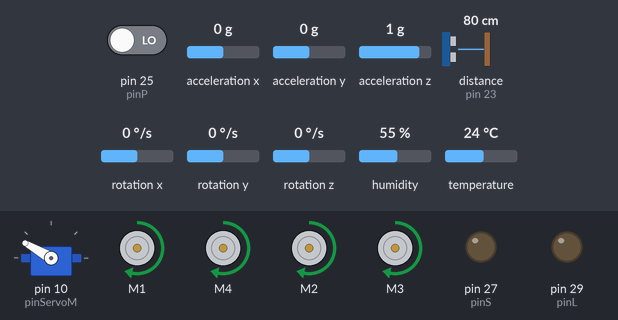
A sketch run on a simulated Arduino Mega 2560, built with avr-gcc and run on an emulated ATmega2560. Parts: servo, 4 × DC motor (green arrow = forward, orange = backward, longer = faster), output pins drawn as LEDs (lit = HIGH). Inputs (shaded band) come from the test bench; at power-on: distance to the obstacle (sensor on pin 23) 80 cm, rotation z 0 °/s, pin 25 (pinP) LOW, acceleration x 0 g, acceleration y 0 g, acceleration z 1 g, rotation x 0 °/s, rotation y 0 °/s, humidity 55 %, temperature 24 °C. The echo pulse lasts 58.3 µs per cm.

Above: at 8.8 s.
8.9 s: distance to the obstacle (sensor on pin 23) set to 23 cm
10.4 s: distance to the obstacle (sensor on pin 23) set to 19 cm
At 12.1 s:
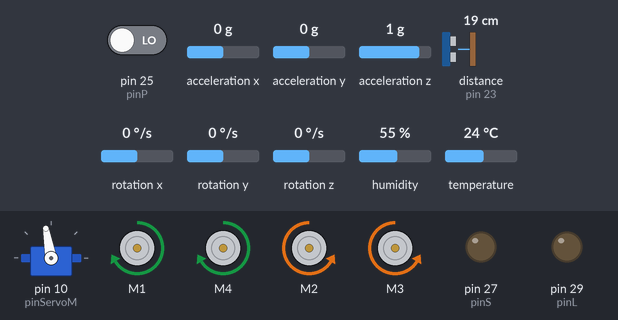
12.9 s: rotation z set to 192 °/s
At 14.1 s:
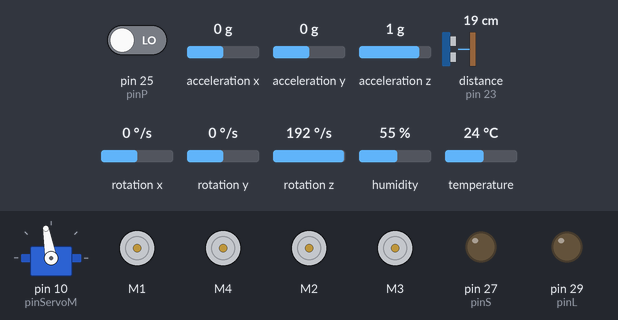
14.8 s: distance to the obstacle (sensor on pin 23) set to 35 cm
At 16.7 s:
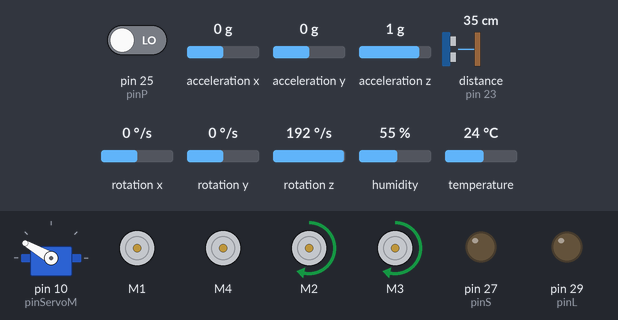
17.8 s: pin 25 (pinP) driven HIGH
At 18.1 s:
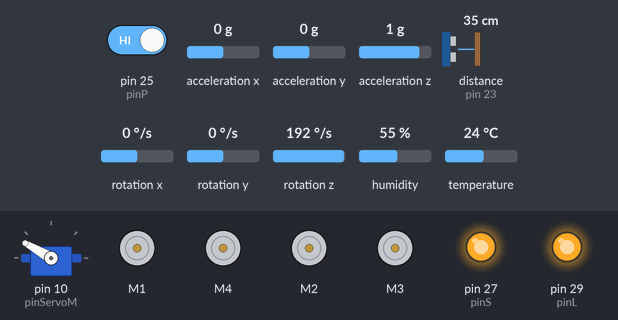
19.3 s: distance to the obstacle (sensor on pin 23) set to 2 cm
At 20.6 s:
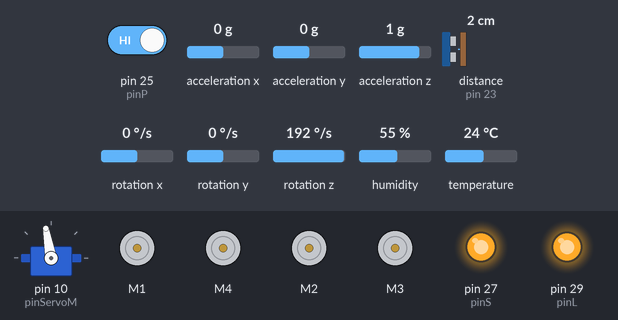
Timing chart, 0 to 21.8 s (numbered marks = the images above; inputs shaded):
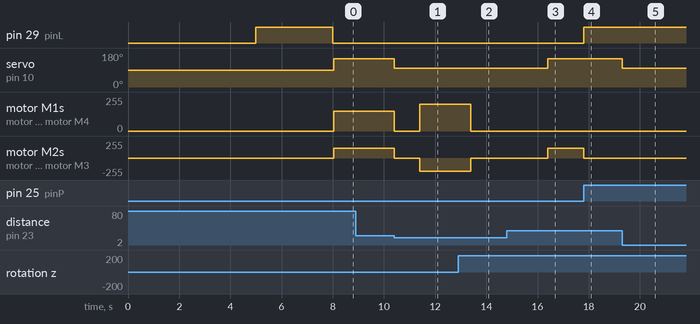

Measured:
- the behaviour switches between 21 and 20 cm on distance to the obstacle (sensor on pin 23) (found by bisection; images 0 and 1)
- after the input at 8.9 s, every drawn part: stays the same
- after the input at 10.4 s, servo on pin 10 (pinServoM): 150° → 100° at once; motor M1, motor M4: forward 150/255 → stopped at once, → forward 200/255 1.0 s later; motor M2, motor M3: forward 150/255 → stopped at once, → backward 200/255 1.0 s later
- after the input at 12.9 s, motor M1, motor M4: forward 200/255 → stopped after 0.48 s; motor M2, motor M3: backward 200/255 → stopped after 0.48 s
- after the input at 14.8 s, servo on pin 10 (pinServoM): 100° → 150° after 1.6 s; motor M2, motor M3: stopped → forward 150/255 after 1.6 s
- after the input at 17.8 s, pin 27 (pinS), pin 29 (pinL): LOW → HIGH at once; motor M2, motor M3: forward 150/255 → stopped at once
- after the input at 19.3 s, servo on pin 10 (pinServoM): 150° → 100° at once

The sketch:

noSnow4_4.ino
```cpp
/*
  Το προγραμμα για το αποχιονιστικό μηχάνημα που έχει συνδεδεμένους τους 4 κινητήρες σε διαφορετικές θέσεις στον οδηγό
*/

//Εισάγουμε όλες τις βιβλιοθήκες που θα χρειαστούμε. Μπορούμε να πάμε στα προγράμματα δοκιμών και να
//αντιγράψουμε τις εντολές #include από εκεί
#include <dht.h>            //Αισθητήρας θερμοκρασίας DHT11
#include <NewPing.h>        //Αισθητήρας απόστασης υπέρηχων
#include <MPU6050_tockn.h>  //Μονάδα IMU (γυροσκόπιο)
#include <Wire.h>           //Βοηθητική για την μονάδα IMU
#include <AFMotor.h>        //Οδηγός των κινητήρων για τις ρόδες
#include <Servo.h>          //Servo κινητήρες για μαχαίρι και διασκορπιστή αλατιού
#include <Stepper.h>        //Βηματικός κινητήρας για μεταφορά αλατιού

//Ορίζουμε τα pin στα οποία έχουμε συνδέσει τις μονάδες σαν σταθερές με την εντολή define
//Έτσι αντί να χρησιμοποιούμε πλέον τους αριθμούς των pin στο πρόγραμμα μας θα χρησιμοποιούμε
//τα ονόματα που δίνουμε παρακάτω. Μπορούμε να πάμε στα προγράμματα δοκιμών και να
//αντιγράψουμε τις εντολές #define από εκεί
#define pinT A14      //Αισθητήρας θερμοκρασίας DHT11 είναι στο pin Α14
#define pinR A15      //Αισθητήρας βροχής είναι στο pin Α15
#define pinD 23       //Αισθητήρας απόστασης είναι στο pin 23
#define pinP 25       //Αισθητήρας PIR είναι στο pin 25
#define pinS 27       //To ηχείο είναι στο pin 27
#define pinL 29       //To φως είναι στο pin 29
#define pinServoM 10  //To Servo του μαχαιριού είναι τοποθετημένο στην θέση SERVO2 του οδηγού που αντιστοιχεί στο digital pin 10
#define pinServoA 9   //To Servo της αλατιέρας είναι τοποθετημένο στην θέση SERVO1 του οδηγού που αντιστοιχεί στο digital pin 9

//Δημιουργούμε αντικείμενα - μεταβλητές, τα οποία έχουν τις δικές τους συναρτήσεις
//Μπορούμε να πάμε στα προγράμματα δοκιμών και να αντιγράψουμε τις δηλώσεις αντικειμένων από εκεί
Servo front;                            //Κινητήρας servo που ελέγχει το μαχαίρι
Servo back;                             //Κινητήρας servo που ελέγχει τον διασκορπιστή αλατιού
Stepper salt(1019, 35, 37, 39, 41);     //Κινητήρας βηματικός που ελέγχει τον κοχλία μεταφοράς αλατιού. Δηλώνουμε τα βήματα (1019) και σε ποια pin είναι συνδεδεμένος
dht DHT;                                //Μονάδα αισθητήρα θερμοκρασίας
MPU6050 imu(Wire);                      //Μονάδα IMU
NewPing sonar(pinD, pinD, 400);         //Μονάδα αισθητήρα απόστασης υπέρηχων. Δηλώνουμε σε ποιο pin είναι τα TRIG και ECHO (στο ίδιο pin) καθώς και το μέγιστο όριο απόστασης

//Δηλώνουμε τους 4 κινητήρες του οχήματος σε ποιες θέσεις είναι τοποθετημένα
//Μπορούμε να πάμε στα προγράμματα δοκιμών και να αντιγράψουμε τις εντολές από εκεί
AF_DCMotor motorFR(1);   //Ονομάζουμε motorFR τον κινητήρα που είναι στην θέση 1 του οδηγού κινητήρων και είναι στο μπροστά δεξί μέρος
AF_DCMotor motorFL(2);   //Ονομάζουμε motorFL τον κινητήρα που είναι στην θέση 2 του οδηγού κινητήρων και είναι στο μπροστά αριστερό μέρος
AF_DCMotor motorBL(3);   //Ονομάζουμε motorΒL τον κινητήρα που είναι στην θέση 3 του οδηγού κινητήρων και είναι στο πίσω αριστερό μέρος
AF_DCMotor motorBR(4);   //Ονομάζουμε motorBR τον κινητήρα που είναι στην θέση 4 του οδηγού κινητήρων και είναι στο πίσω δεξί μέρος

//Μεταβλητές που θα χρειαστούμε. Μπορούμε να πάμε στα προγράμματα δοκιμών και να
//αντιγράψουμε τις μεταβλητές από εκεί
int pir;                //Εδώ θα διαβάζουμε την τωρινή τιμή από τον αισθητήρα PIR
float cm;               //Εδώ θα διαβάζουμε την τιμή από τον αισθητήρα απόστασης σε εκατοστά
float rain;             //Εδώ θα διαβάζουμε την τιμή του αισθητήρα βροχής/χιονιού
float temp;             //Εδώ θα διαβάζουμε την τιμή του αισθητήρα θερμοκρασίας
float mZ;               //Εδώ θα κρατάμε τις μοίρες περιστροφής γύρω από τον άξονα Ζ από την μονάδα IMU
boolean ice = false;    //Μεταβλητή θα παίρνει 2 τιμές, False αν δεν έχει πάγο και true αν έχει πάγο


//Η συνάρτηση start κάνει την αρχικοποίηση του οχήματος μας
//Θα πρέπει να ενεργοποιήσουμε το γυροσκόπιο και να σηκώσουμε το μαχαίρι
void start() {
  delay(5000);                  //Περιμένουμε 5 δευτερόλεπτα για να τοποθετήσουμε το όχημα
  digitalWrite(pinL,HIGH);      //Ανάβουμε το φως
  Wire.begin();                 //Ξεκινάμε τις βιβλιοθήκες της μονάδα imu
  imu.begin();                  //Ξεκινάμε τις βιβλιοθήκες της μονάδα imu
  imu.calcGyroOffsets(true);    //Ζητάμε από την μονάδα να κάνει την αρχική ρύθμιση (θέλει 3 δευτερόλεπτα)
  digitalWrite(pinL,LOW);       //Μόλις η ρύθμιση τελειώσει σβήνουμε το φως.
  front.attach(pinServoM);      //Ενεργοποιώ τον κινητήρα servo του μαχαιριού
  front.write(100);             //Ανεβάζω το μαχαίρι ;
}

//Η συνάρτηση checkIce θα ελέγχει τις συνθήκες θερμοκρασίας και βροόπτωσης/χιονόπτωσης και
//αν αυτές είναι τέτοιες ώστε να υπάρχει πάγος θα κάνει την μεταβλητή ice true αλλιώς θα την κάνει false
void checkIce() {
  DHT.read11(pinT);                           //Διαβάζουμε τις τιμές από τον αισθητήρα θερμοκρασίας
  temp = DHT.temperature;                     //Παίρνουμε την θερμοκρασία στην μεταβλητή temp
  rain = map(analogRead(pinR),0,1023,100,0);  //Παίρνουμε την τιμή της βροχόπτωσης/χιονόπτωσης
  if (temp < 0 && rain > 50) {                //Αν η θερμοκρασίας είναι κάτω από 0 και υπάρχει βροόπτωση/χιονόπτωση πάνω από 50% τότε
    ice = true;                               //Κάνω την μεταβλητή του πάγου σε true
  } else {                                    //Αλλιώς
    ice = false;                              //Κάνω την μεταβλητή του πάγου σε false
  }
}

//Η συνάρτηση checkPir ελέγχει αν υπάρχει κίνηση ανθρώπων μπροστά από το όχημα και το σταματάει εκπέμποντας προειδοποιητικό ήχο και φως
void checkPir() {
  pir = digitalRead(pinP);      //Διαβάζω την τιμή του αισθητήρα PIR
  if (pir == HIGH) {            //Αν υπάρχει κίνηση
    motorFR.run(RELEASE);       //Απενεργοποιώ τους κινητήρες
    motorBR.run(RELEASE);       //Απενεργοποιώ τους κινητήρες
    motorFL.run(RELEASE);       //Απενεργοποιώ τους κινητήρες
    motorBL.run(RELEASE);       //Απενεργοποιώ τους κινητήρες
    digitalWrite(pinL,HIGH);    //Ανάβω το φως
    digitalWrite(pinS,HIGH);    //Ανοίγω το ηχείο
  } else {                      //Αλλιώς αν δεν υπάρχει κίνηση
    digitalWrite(pinL,LOW);     //Κλείνω το φως
    digitalWrite(pinS,LOW);   //Κλείνω το ηχείο
    motorFR.run(FORWARD);       //Ενεργοποιώ τους κινητήρες
    motorBR.run(FORWARD);       //Ενεργοποιώ τους κινητήρες
    motorFL.run(FORWARD);       //Ενεργοποιώ τους κινητήρες
    motorBL.run(FORWARD);       //Ενεργοποιώ τους κινητήρες
  }
}

//Η συνάρτηση drive οδηγεί το όχημα σε ευθεία στις μοίρες m που θέλουμε
//Έτσι αν το όχημα μας κινείται μπροστά θα την γράψουμε ως drive(0), ενώ αν επιστρέφει
//θα την γράψουμε ως drive(180)
void drive(float m) {
  front.write(150);             //Κατεβάζω το μαχαίρι
  motorFR.run(FORWARD);         //Ενεργοποιώ τους κινητήρες
  motorBR.run(FORWARD);         //Ενεργοποιώ τους κινητήρες
  motorFL.run(FORWARD);         //Ενεργοποιώ τους κινητήρες
  motorBL.run(FORWARD);         //Ενεργοποιώ τους κινητήρες
  cm = sonar.ping_cm();         //Παίρνουμε την απόσταση του τοίχου από τον αισθητήρα υπερήχων
  while (cm > 20 || cm == 0) {  //Όσο η απόσταση από τον τοίχο είναι μεγαλύτερη από 20 εκατοστά ή είναι μηδενική (μπορεί να μας δίνει τέτοια τιμή ο αισθητήρας αν δεν υπάρχει εμπόδιο κοντά
    checkPir();                 //Καλούμε τη συνάρτηση που ελέγχει για ανθρώπους
    if (ice == true) {          //Αν υπάρχει πάγος τότε
      salt.setSpeed(6);         //Ορίζω την ταχύτητα του κοχλία αλατιού σε 6 rpm
      salt.step(1);             //Περιστρέφω τον κοχλία της αλατιέρας για 1 βήμα
    }
    imu.update();               //Ανανεώνουμε τις τιμές του γυροσκόπιου
    mZ = imu.getAngleZ();       //Παίρνουμε τις μοίρες περιστροφής γύρω από τον άξονα Ζ
    if (mZ < m-1) {             //Αν η γωνία περιστροφής είναι μικρότερη από -1 μοίρα το όχημα έχει φύγει λίγο δεξιά οπότε
      motorFR.setSpeed(150);    //Δίνουμε ταχύτητα 150 στους 2 κινητήρες δεξιά
      motorBR.setSpeed(150);    //Δίνουμε ταχύτητα 150 στους 2 κινητήρες δεξιά
      motorFL.setSpeed(0);      //Σταματάμε τους δυο κινητήρες αριστερά
      motorBL.setSpeed(0);      //Σταματάμε τους δυο κινητήρες αριστερά
    } else if (mZ > m+1) {      //Αν η γωνία περιστροφής είναι μεγαλύτερη από 1 μοίρα το όχημα έχει φύγει λίγο αριστερά οπότε
      motorFL.setSpeed(150);    //Δίνουμε ταχύτητα 150 στους 2 κινητήρες αριστερά
      motorBL.setSpeed(150);    //Δίνουμε ταχύτητα 150 στους 2 κινητήρες αριστερά
      motorFR.setSpeed(0);      //Σταματάμε τους δυο κινητήρες δεξιά
      motorBR.setSpeed(0);      //Σταματάμε τους δυο κινητήρες δεξιά
    } else {                    //Αλλιώς αν δεν έχουμε ξεφύγει από την ευθεία
      motorFL.setSpeed(150);    //Ορίζουμε την ταχύτητα και δεξιά και αριστερά στο 150
      motorBL.setSpeed(150);    //Ορίζουμε την ταχύτητα και δεξιά και αριστερά στο 150
      motorFR.setSpeed(150);    //Ορίζουμε την ταχύτητα και δεξιά και αριστερά στο 150
      motorBR.setSpeed(150);    //Ορίζουμε την ταχύτητα και δεξιά και αριστερά στο 150
    }
    cm = sonar.ping_cm();       //Παίρνουμε ξανά την απόσταση του τοίχου από τον αισθητήρα υπερήχων
  }
  motorFR.run(RELEASE);         //Όταν πλέον φτάσουμε στον τοίχο απενεργοποιούμε τους 4 κινητήρες
  motorBR.run(RELEASE);         //Aπενεργοποιούμε τους 4 κινητήρες
  motorFL.run(RELEASE);         //Απενεργοποιούμε τους 4 κινητήρες
  motorBL.run(RELEASE);         //Απενεργοποιούμε τους 4 κινητήρες
  front.write(100);             //Ανεβάζω το μαχαίρι
}

//Η συνάρητση turnLeft στρίβει το όχημα μας αριστερά μέχρι να φτάσει τις m μοίρες
void turnLeft(float m) {
  while (mZ < m) {          //Όσο ακόμα δεν έχει φτάσει το όχημα τις επιθυμητές μοίρες
    motorFL.run(BACKWARD);   //Βάζω τους αριστερά κινητήρες να κινηθούν ανάποδα
    motorBL.run(BACKWARD);   //Βάζω τους αριστερά κινητήρες να κινηθούν ανάποδα
    motorFR.run(FORWARD);    //Τους δεξιά κινητήρες να κινηθούν μπροστά
    motorBR.run(FORWARD);    //Τους δεξιά κινητήρες να κινηθούν μπροστά
    motorFL.setSpeed(200);   //Ορίζω την ταχύτητα των κινητήρων
    motorBL.setSpeed(200);   //Ορίζω την ταχύτητα των κινητήρων
    motorFR.setSpeed(200);   //Ορίζω την ταχύτητα των κινητήρων
    motorBR.setSpeed(200);   //Ορίζω την ταχύτητα των κινητήρων
    imu.update();           //Ενημερώνω τις τιμές του γυροσκόπιου
    mZ = imu.getAngleZ();   //Παίρνω τη νέα τιμής της γωνίας Z
  }
  motorFR.run(RELEASE);      //Όταν πλέον φτάσω τις επιθυμητές μοίρες απενεργοποιώ τους κινητήρες
  motorBR.run(RELEASE);      //Απενεργοποιώ τους κινητήρες
  motorFL.run(RELEASE);      //Απενεργοποιώ τους κινητήρες
  motorBL.run(RELEASE);      //Απενεργοποιώ τους κινητήρες
}

//Η συνάρητση turnRight στρίβει το όχημα μας αριστερά μέχρι να φτάσει τις m μοίρες
void turnRight(float m) {
  while (mZ > m) {          //Όσο ακόμα δεν έχει φτάσει το όχημα τις επιθυμητές μοίρες
    motorFR.run(BACKWARD);   //Βάζω τους δεξιά κινητήρες να κινηθούν ανάποδα
    motorBR.run(BACKWARD);   //Βάζω τους δεξιά κινητήρες να κινηθούν ανάποδα
    motorFL.run(FORWARD);    //Τους αριστερά κινητήρες να κινηθούν μπροστά
    motorBL.run(FORWARD);    //Τους αριστερά κινητήρες να κινηθούν μπροστά
    motorFL.setSpeed(200);   //Ορίζω την ταχύτητα των κινητήρων
    motorBL.setSpeed(200);   //Ορίζω την ταχύτητα των κινητήρων
    motorFR.setSpeed(200);   //Ορίζω την ταχύτητα των κινητήρων
    motorBR.setSpeed(200);   //Ορίζω την ταχύτητα των κινητήρων
    imu.update();           //Ενημερώνω τις τιμές του γυροσκόπιου
    mZ = imu.getAngleZ();   //Παίρνω τη νέα τιμής της γωνίας Z
  }
  motorFR.run(RELEASE);      //Όταν πλέον φτάσω τις επιθυμητές μοίρες απενεργοποιώ τους κινητήρες
  motorBR.run(RELEASE);      //Απενεργοποιώ τους κινητήρες
  motorFL.run(RELEASE);      //Απενεργοποιώ τους κινητήρες
  motorBL.run(RELEASE);      //Απενεργοποιώ τους κινητήρες
}

void setup() {
  //Ορίζω τα pin που χρειάζονται να δηλωθούν ως input και output
  pinMode(pinS,OUTPUT);   //Ορίζουμε το pin του ηχείου ως έξοδο
  pinMode(pinL,OUTPUT);   //Ορίζουμε το pin του φωτός ως έξοδο
  pinMode(pinP, INPUT);   //Ορίζουμε το pin του αισθητήρα PIR ως είσοδο

  //Τώρα ξεκινάν οι οδηγίες μας
  start();        //Βήμα 1ο Αρχικοποιώ το όχημα
  checkIce();     //Βήμα 2ο Ελέγχω τις συνθήκες θερμοκρασίας - υγρασίας για το αν υπάρχει πάγος

  //Οι οδηγίες που ακολουθούν καθαρίζουν έναν διάδρομο στην αυλή του σχολείου
  //Μπορούμε να τις βάλουμε σε επανάληψη για να καθαρίσουμε περισσότερη επιφάνεια
  drive(0);       //Βήμα 3ο Στέλνω το όχημα σε ευθεία μέχρι να βρει τον τοίχο
  delay(1000);    //Περιμένω 1 δευτερόλεπτο
  turnLeft(90);   //Βήμα 4ο Στρίβω αριστερά 90 μοίρες
  delay(1000);
  drive(90);      //Βήμα 5ο Οδηγώ σε ευθεία μέχρι να βρω τον τοίχο
  delay(1000);
  turnLeft(180);  //Βήμα 6ο Στρίβω αριστερά 180 μοίρες
  delay(1000);
  drive(180);     //Βήμα 7ο Οδηγώ σε ευθεία μέχρι να βρω τον τοίχο
}

void loop() {
}
```
